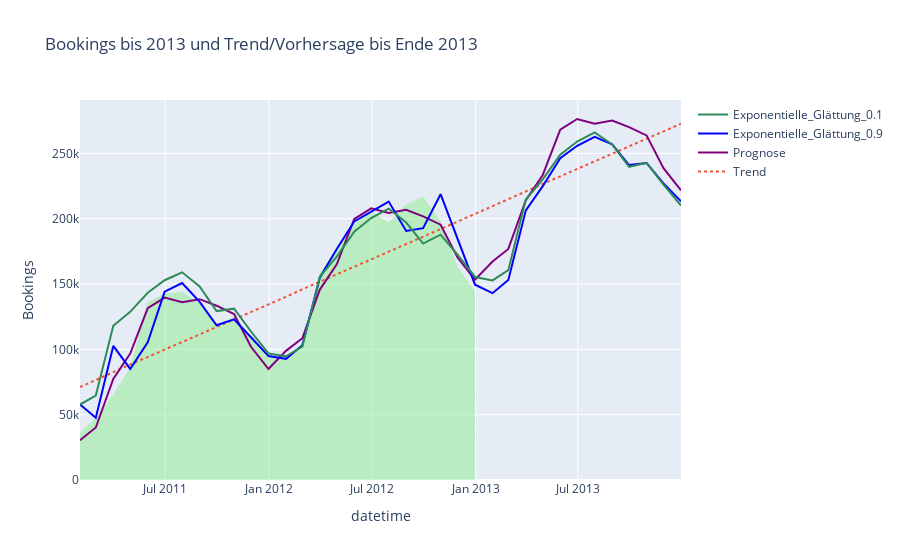

Notebook source saved alongside this figure:
### Code cell
fig = px.area(df_viz.loc[ : '2012'], y = 'Bookings',
        title='Bookings bis 2013 und Trend/Vorhersage bis Ende 2013')

fig.update_traces(line = {'color' : 'lightGreen', 'width' : 0.3})

fig.add_scatter(x = df_viz.reset_index()['datetime'], y = df_viz.reset_index()['Prediction'], line = {'dash' : 'dot'}, name='Trend')
fig.add_scatter(x = df_viz.reset_index()['datetime'], y = df_viz.reset_index()['AutoReg'], line = {'color' : 'purple'}, name='Prognose' )
fig.add_scatter(x = df_viz.reset_index()['datetime'], y = df_viz.reset_index()['Exponential_Smoothing0.9'], line = {'color' : 'blue'}, name='Exponentielle_Glättung_0.9')
fig.add_scatter(x = df_viz.reset_index()['datetime'], y = df_viz.reset_index()['Exponential_Smoothing0.1'], line = {'color' : '#2E8B57'}, name='Exponentielle_Glättung_0.1')


fig.show()
